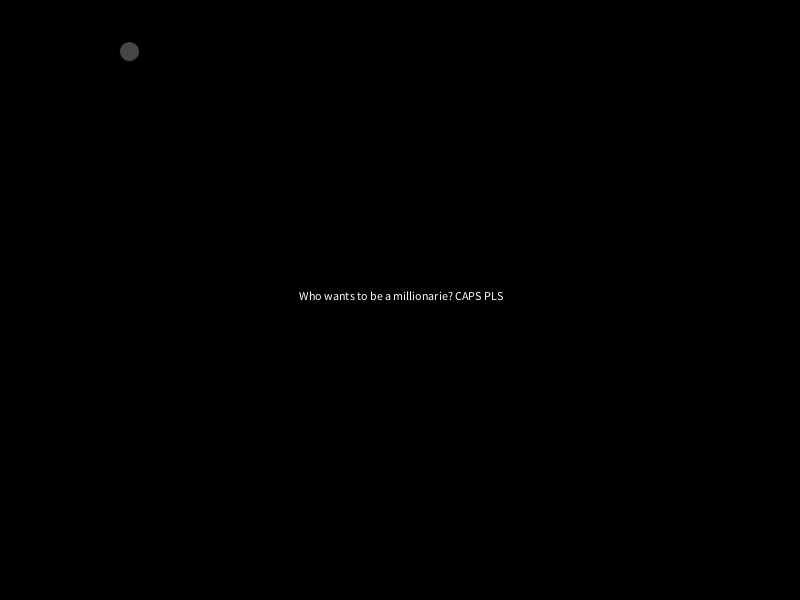
Frame 1 (no input)
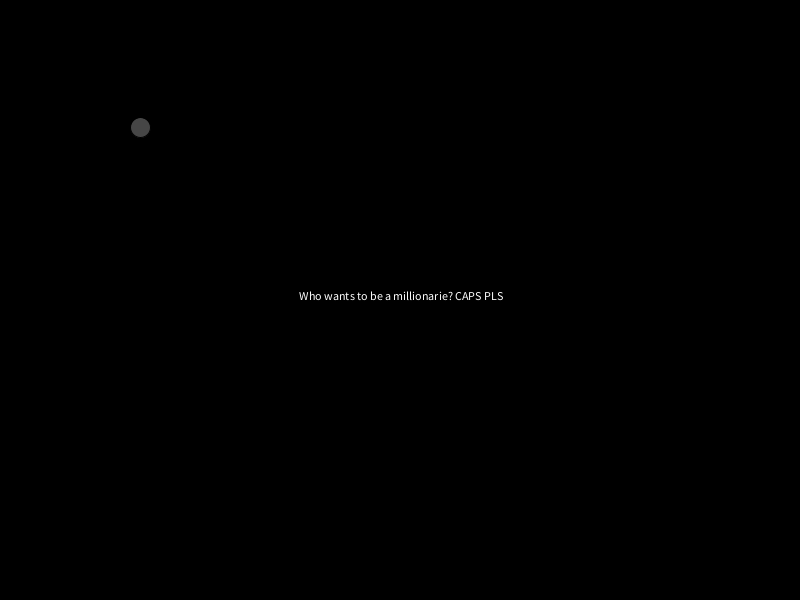
Frame 60 (the mouse pressed at the canvas centre just before this capture)
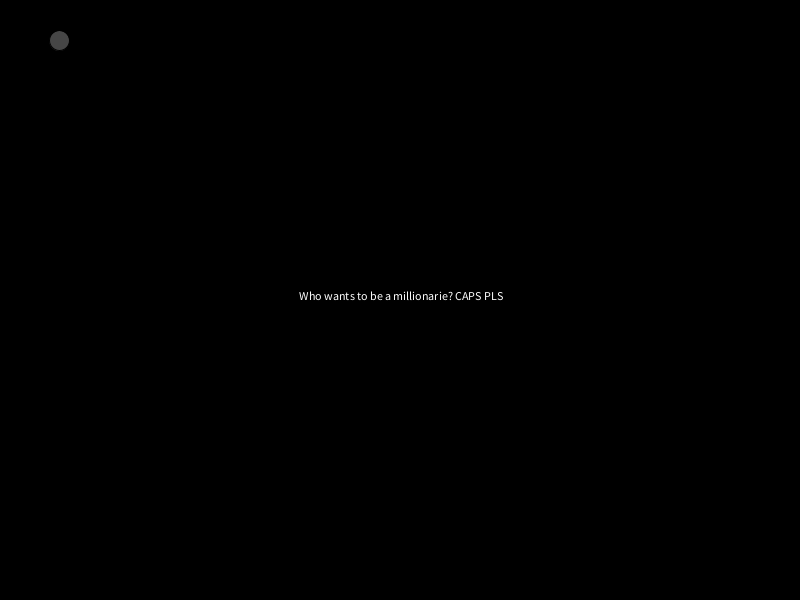
Frame 120 (the mouse held since frame 60 and released just before this capture)

The Processing sketch that drew these frames (run headless with seeded random() and noise(); from frame 60 on, the mouse is pressed at the canvas centre):

// Processing sketch: processing_174449
// ── processing_174449.pde

int gameState=0;
int currentQuestion=0;

Question[] questions = new Question[3];


void setup() {
  size(800, 600);

  String[] answers0= {
    "A. dog", "B. Eagle", "C. platyupus", " D. road Runner"
  };
  questions[0] = new Question("What is the Crossroads school mascot", 'D', answers0);

  String[] answers1= {
    "A. Dog", "B.An Eagle", "C. A Platypus", "D. A road runner"
  };
  questions[1] = new Question("What animal has a beak like a duck?", 'C', answers1);

  String[] answers2= { 
    "A. The Artic", "B. The Sahara", "C. the Mohave", "D.  Death Valley"
  };
  questions[2] = new Question("What is the largest desert in the world?", 'A', answers2);
}

void draw() {
  background(0);
  if (gameState==0) {
    drawSplashScreen();
  } else if (gameState==1) {
    questions[currentQuestion].display();
  } else if (gameState==3) {
    drawCorrectScreen();
  } else if (gameState==4) {
    drawWrongScreen();
  }
}
void keyPressed() {
  if (gameState==0) {
    gameState=1;
  } else if ( gameState==1) {
    if (questions[currentQuestion].isCorrectAnswer(key)) {
      currentQuestion++;
      if (currentQuestion > questions.length-1) {
        gameState=3;
      }
    }else {
      gameState=4;
    }
  }else if(gameState==4){
    gameState=0;
  }
}
void drawSplashScreen() {
  textAlign(CENTER);
  fill(70);
  ellipse(random(200), random(200), random(20, -20), random(20, -20));
  fill(255, 255, 255);
  text(" Who wants to be a millionarie? CAPS PLS", width/2, height/2);
}

void drawCorrectScreen() {
  textAlign(CENTER);
  fill(33, 10, 250);
  text("WINNNER........YOU GET NOTHING", random(width/2), random(height/2));
}
void drawWrongScreen() {
  textAlign(CENTER);
  fill(70);
  rect(random(200), random(100), 40, 30);
  fill(255, 255, 255);
  text("You lost. Try agian!", width/2, height/2);
}



class Question {

  String question;
  char correctAnswer;
  String[] answers;

  Question(String nquestion, char ncorrectAnswers, String[] nanswers) {
    question=nquestion;
    correctAnswer=ncorrectAnswers;
    answers=nanswers;
  }

  void display() {
    rectMode(CENTER);
    textAlign(CENTER);
    noFill();
    //Question box
    rect(250, 150, 500, 150);
    text(question, 250, 150);
    // top left box answer one
    rect(100, 250, 200, 100);
    text(answers[0], 100, 250);
    //bottom left box answer two
    rect(100, 450, 200, 100);
    text(answers[1], 100, 450);
    //bottom right box answer four
    rect(450, 250, 200, 100);
    text( answers[3], 450, 250);
    //top right box answer three
    rect(450, 450, 200, 100);
    text( answers[2], 450, 450);
  }
  boolean isCorrectAnswer(char answer) {
    if (answer== correctAnswer) return true;
    else return false;
  }
}
